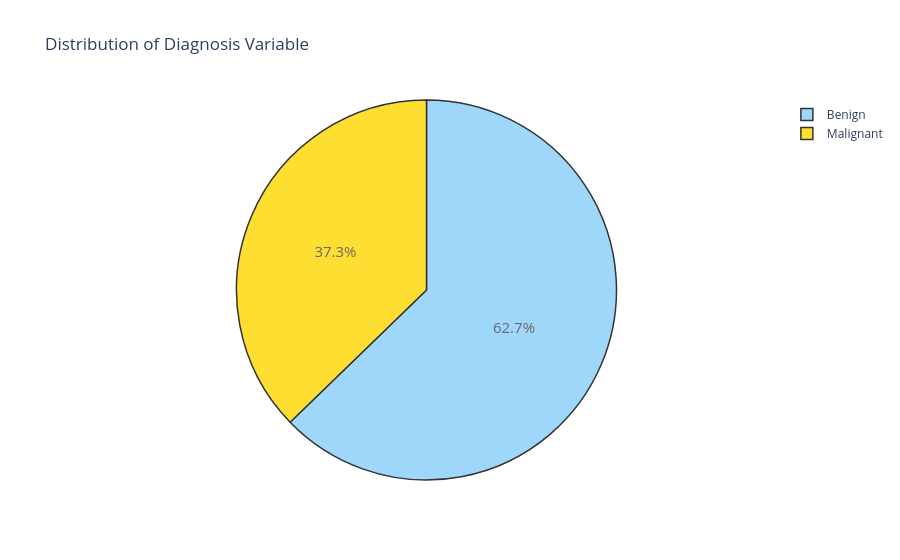

The cell this chart's notebook holds for it:
### Code cell
# Get counts and labels
diagnosis_counts = data['diagnosis'].value_counts()
labels = diagnosis_counts.index.map({'B': 'Benign', 'M': 'Malignant'})
values = diagnosis_counts.values

trace = go.Pie(
    labels=labels,
    values=values,
    textfont=dict(size=15),
    opacity=0.8,
    marker=dict(colors=['lightskyblue', 'gold'], line=dict(color='#000000', width=1.5))
)

layout = dict(title='Distribution of Diagnosis Variable')
fig = dict(data=[trace], layout=layout)
py.iplot(fig)

### Figure 1 — Plotly figure (JSON) as saved in the notebook; plotly's stock layout.template omitted (floating-point values rounded to 4 significant figures)
{"data": [{"labels": ["Benign", "Malignant"], "marker": {"colors": ["lightskyblue", "gold"], "line": {"color": "#000000", "width": 1.5}}, "opacity": 0.8, "textfont": {"size": 15}, "type": "pie", "values": [357, 212]}], "layout": {"title": {"text": "Distribution of Diagnosis Variable"}}}
